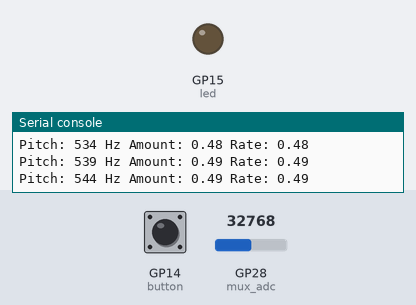
Bench run of a program on a simulated Raspberry Pi Pico running MicroPython. Shown: output pins drawn as LEDs (lit = HIGH), the last lines printed to the serial console. Dashed ring = blinking. The test bench sets the inputs (shaded band); at power-on: GP14 (button) HIGH, GP28 (mux_adc) = 32768 (analog values on the 0–65535 scale). Pins used as bus, display or sensor lines are not drawn.

Above: at 1.2 s.
1.3 s: GP14 (button) pulled LOW for 1 s
At 1.72 s:
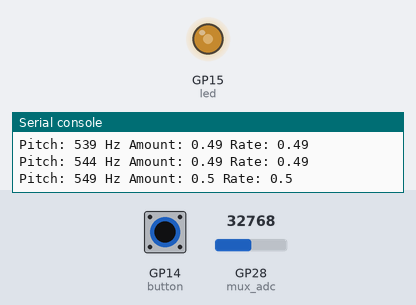
3.8 s: GP14 (button) pulled LOW for 3.2 s
At 4.22 s:
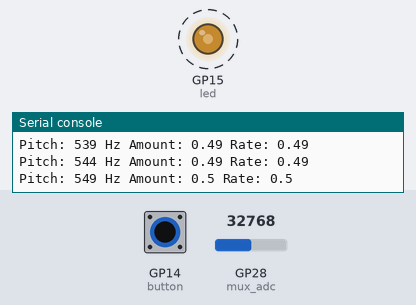
Timing chart, 0 to 8.5 s (numbered marks = the images above; inputs shaded):
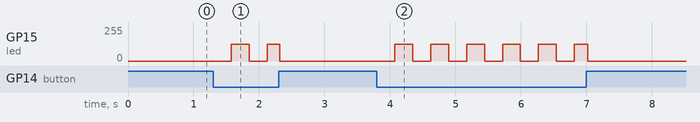

The program:

lesson-12.py
```python
from machine import Pin
from picozero import Button, LED, Pot
from time import sleep_ms, ticks_add, ticks_diff, ticks_ms

led = LED(15)
button = Button(14)
mux_adc = Pot(28)

# Two selector bits can choose CH0, CH1, CH2 or CH3.
# S2 remains connected to GND, so CH4-CH7 are not used yet.
mux_s0 = Pin(18, Pin.OUT)
mux_s1 = Pin(19, Pin.OUT)

PITCH_CHANNEL = 0
AMOUNT_CHANNEL = 1
RATE_CHANNEL = 2

MUX_SETTLE_MS = 2
CONTROL_SCAN_MS = 20

pitch_value = 0
amount_value = 0
rate_value = 0

last_pitch_hz = -1
last_amount = -1
last_rate = -1
last_change = ticks_ms()
light_on = False

next_control_scan = ticks_ms()
mux_waiting = False
mux_channel = PITCH_CHANNEL
mux_started = ticks_ms()


def select_mux_channel(channel):
    # Channel numbers 0, 1 and 2 are binary 00, 01 and 10.
    # "& 1" extracts the right-hand bit for S0.
    mux_s0.value(channel & 1)

    # ">> 1" moves the second bit right; "& 1" extracts it for S1.
    mux_s1.value((channel >> 1) & 1)


def start_mux_read(channel):
    global mux_channel, mux_started, mux_waiting

    mux_channel = channel
    select_mux_channel(channel)
    mux_started = ticks_ms()
    mux_waiting = True


def finish_mux_read():
    global amount_value, mux_waiting, next_control_scan
    global pitch_value, rate_value

    reading = mux_adc.value

    if mux_channel == PITCH_CHANNEL:
        pitch_value += (reading - pitch_value) * 0.1
        start_mux_read(AMOUNT_CHANNEL)
    elif mux_channel == AMOUNT_CHANNEL:
        amount_value += (reading - amount_value) * 0.1
        start_mux_read(RATE_CHANNEL)
    else:
        rate_value += (reading - rate_value) * 0.1
        mux_waiting = False
        next_control_scan = ticks_add(ticks_ms(), CONTROL_SCAN_MS)


while True:
    now = ticks_ms()

    # Job 1: scan Pitch, Amount and Rate through the shared ADC.
    if not mux_waiting and ticks_diff(now, next_control_scan) >= 0:
        start_mux_read(PITCH_CHANNEL)

    if mux_waiting and ticks_diff(now, mux_started) >= MUX_SETTLE_MS:
        finish_mux_read()

    # Print only when one of the controls changes enough to be useful.
    pitch_hz = int(100 + pitch_value * 900)
    if (
        abs(pitch_hz - last_pitch_hz) >= 5
        or abs(amount_value - last_amount) >= 0.03
        or abs(rate_value - last_rate) >= 0.03
    ):
        print(
            "Pitch:", pitch_hz, "Hz",
            "Amount:", round(amount_value, 2),
            "Rate:", round(rate_value, 2),
        )
        last_pitch_hz = pitch_hz
        last_amount = amount_value
        last_rate = rate_value

    # Job 2: Rate controls LED speed; Amount controls LED brightness.
    if button.is_pressed: # type: ignore
        interval = int(500 - rate_value * 450)

        if ticks_diff(now, last_change) >= interval:
            light_on = not light_on
            last_change = now

        led.value = amount_value if light_on else 0
    else:
        led.off()
        light_on = False
        last_change = now

    sleep_ms(1)
```

Measured:
- after the input at 1.3 s, GP15 (led): 0/255 → 127/255 after 0.27 s, → 0/255 0.28 s later, → 127/255 0.28 s later, → 0/255 0.20 s later
- after the input at 3.8 s, GP15 (led): alternates 127/255 for 0.27 s and 0/255 for 0.27 s, 12 changes in all, then stays 0/255, starting after 0.27 s
